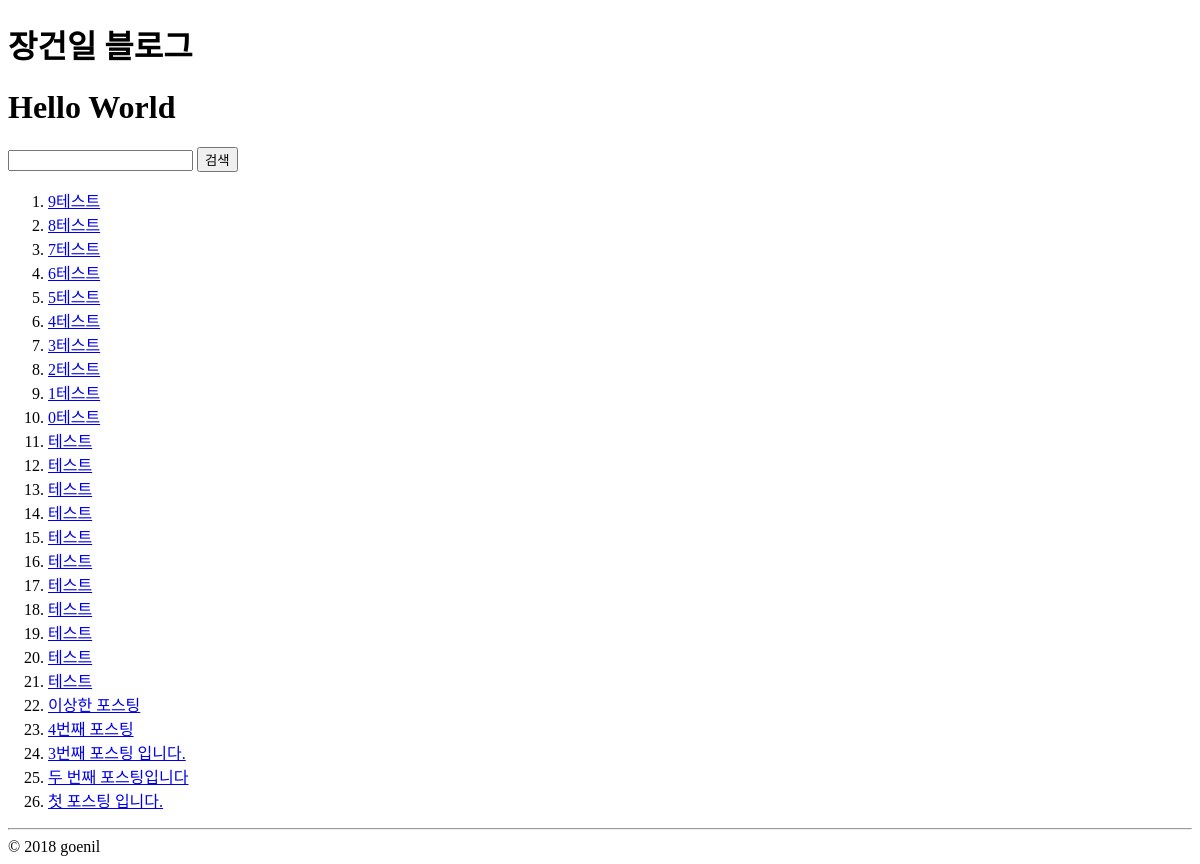
/blog/, run on an earlier commit of the app's database.
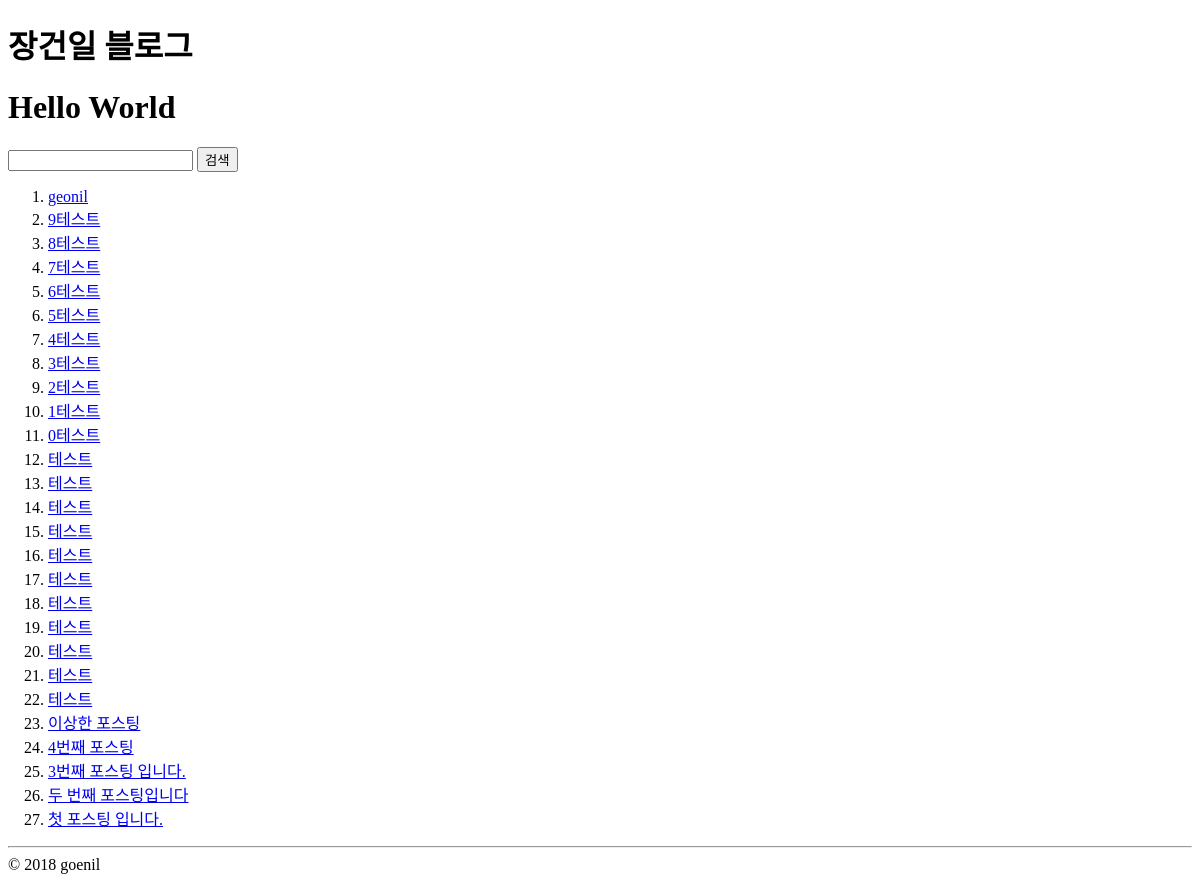
And on a later commit of the database.
### blog/models.py (models this page shows, shortened)
class Post(models.Model):
    STATUS_CHOICES =(
        ('d','Draft'),
        ('p','Published'),
        ('w','Withdrawn'),
    )
    user = models.ForeignKey(settings.AUTH_USER_MODEL)
    title = models.CharField(max_length=100, verbose_name='제목', help_text="포스팅 제목을 입력해 주세요. 최대 100글자.")
    content = models.TextField(verbose_name='내용')
    tag_set = models.ManyToManyField('Tag', blank=True) #릴레이션을 할때는 테그 문자열로 넣어 준다
    lnglat = models.CharField(max_length=50, blank=True, help_text='경도/위도 포맷 으로', validators=[lnglat_validator])
    status = models.CharField(max_length=1, choices=STATUS_CHOICES, blank=True)
    create_at = models.DateTimeField(auto_now_add=True) #생성되는 그 순가의 값일 넣는다.
    update_at = models.DateTimeField(auto_now=True) #업데이트 되는 그 시간을 계속 기록한다.
    class Meta:
        ordering = ['-id'] #해당필드 오름 차수 / -내림차수

### blog/views.py (the view)
def post_list(request):
    post_list = Post.objects.all()
    q = request.GET.get('q','') #q 인자가 앖이 있으면 가져오고 없으면 '' 이다
    if q:
        qs = post_list.filter(title__icontains = q)
    else:
        qs = post_list
    return render(request, 'blog/post_list.html',{
            'post_list':qs,
            'q':q
    })

### blog/templates/blog/post_list.html
{%extends "blog/layout.html"%}
{% block content%}
    <h1>Hello World</h1>
    <p>
      <form action="" method="get">
        <input type="text" name="q" value={{q}} >
        <input type="submit" value="검색">
      </form>
    </p>
    <ol>
    {% for post in post_list%}
      <li><a href="{% url "blog:post_detail" post.id%}">{{post.title}}</a></li>
    {%endfor%}
  </ol>
{%endblock%}

What changed in the data, as far as the page shows it:
added Post: title "geonil"
